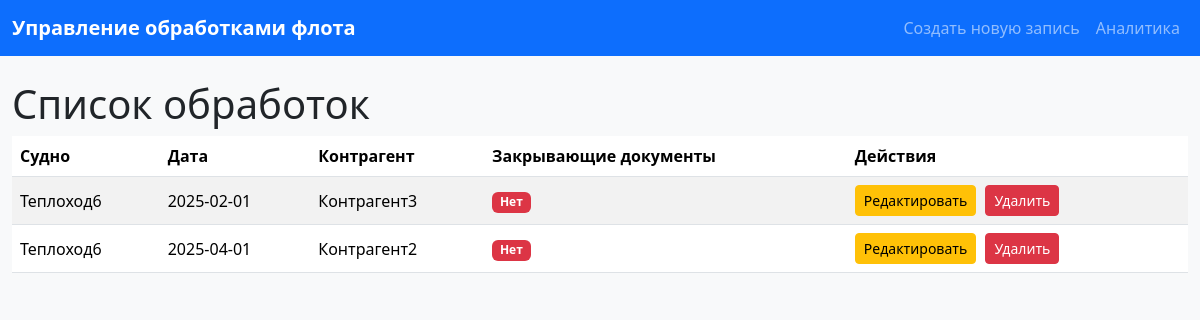
The page / on the database its author committed.
### main.py (models this page shows)
class Operation(Base):
    __tablename__ = "operations"
    id = Column(Integer, primary_key=True, index=True)
    ship_id = Column(Integer, ForeignKey("ships.id"))
    port_id = Column(Integer, ForeignKey("ports.id"))
    contractor_id = Column(Integer, ForeignKey("contractors.id"))
    date = Column(Date)
    has_documents = Column(Boolean, default=False)
    ship = relationship("Ship")
    port = relationship("Port")
    contractor = relationship("Contractor")
    pollutants = relationship("OperationPollutant", back_populates="operation", cascade="all, delete-orphan")

class Ship(Base):
    __tablename__ = "ships"
    id = Column(Integer, primary_key=True, index=True)
    name = Column(String, unique=True, index=True)

class Contractor(Base):
    __tablename__ = "contractors"
    id = Column(Integer, primary_key=True, index=True)
    name = Column(String, unique=True, index=True)

### main.py (the view)
@app.get("/", response_class=HTMLResponse)
async def list_operations(request: Request, db: Session = Depends(get_db)):
    operations = db.query(Operation).all()
    return templates.TemplateResponse("list.html", {"request": request, "operations": operations})

### templates/list.html (shortened to what this page needs)
<!DOCTYPE html>
<html lang="ru">
<head>
    <link href="https://cdn.jsdelivr.net/npm/bootstrap@5.3.3/dist/css/bootstrap.min.css" rel="stylesheet">
    <link href="/static/styles.css" rel="stylesheet">
</head>
<body>
    <nav class="navbar navbar-expand-lg navbar-dark bg-primary">
        <div class="container">
            <a class="navbar-brand" href="/">Управление обработками флота</a>
            <div class="navbar-nav">
                <a class="nav-link" href="/create">Создать новую запись</a>
                <a class="nav-link" href="/analytics">Аналитика</a>
            </div>
        </div>
    </nav>
    <div class="container mt-4">
        <h1>Список обработок</h1>
        <table class="table table-striped table-hover">
            <thead>
                <tr>
                    <th>Судно</th>
                    <th>Дата</th>
                    <th>Контрагент</th>
                    <th>Закрывающие документы</th>
                    <th>Действия</th>
                </tr>
            </thead>
            <tbody>
                {% for op in operations %}
                <tr>
                    <td>{{ op.ship.name }}</td>
                    <td>{{ op.date }}</td>
                    <td>{{ op.contractor.name }}</td>
                    <td>{% if op.has_documents %}<span class="badge bg-success">Да</span>{% else %}<span class="badge bg-danger">Нет</span>{% endif %}</td>
                    <td>
                        <a href="/edit/{{ op.id }}" class="btn btn-sm btn-warning">Редактировать</a>
                        <form action="/delete/{{ op.id }}" method="post" style="display:inline;">
                            <input type="submit" value="Удалить" class="btn btn-sm btn-danger" onclick="return confirm('Вы уверены, что хотите удалить эту запись?');">
                        </form>
                    </td>
                </tr>
                {% endfor %}
            </tbody>
        </table>
    </div>
</body>
</html>

### static/styles.css (style rules this page uses)
body { background-color: #f8f9fa; }
.navbar-brand { font-weight: bold; }
.table th, .table td { vertical-align: middle; }
.btn { margin-right: 5px; }
.container { max-width: 1200px; }

### rows shown on the page
Operation: ship.name "Теплоход6", date "2025-02-01", contractor.name "Контрагент3", has_documents "Нет"
Operation: ship.name "Теплоход6", date "2025-04-01", contractor.name "Контрагент2", has_documents "Нет"
